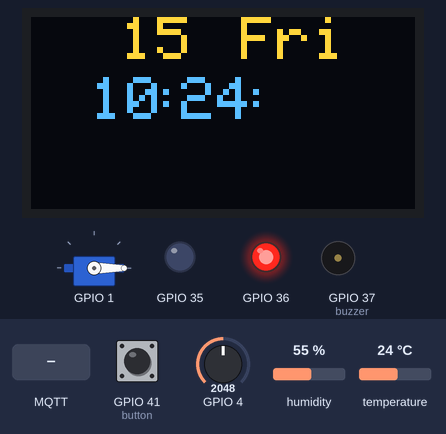
Recording of a program running on a simulated ESP32-S3. Parts: servo, 128×64 one-colour display, output pins drawn as LEDs (lit = HIGH), buzzer (waves = sounding, pin HIGH). The inputs (shaded band) are chosen by the test bench; at power-on: temperature 24 °C, humidity 55 %, GPIO 4 = 2048, GPIO 41 (button) HIGH. The OLED is the two-colour kind (top 16 rows yellow); WiFi joins after 1.5 s; servers stay silent unless stated; the display library's start-up logo is not drawn; the local clock reads 2024-03-15 10:24:30 at power-on unless the program sets it; no MQTT or app messages arrive unless stated; what the program prints to the serial monitor is not drawn.

Above: at 10.5 s.
10.6 s: temperature set to 25.5 °C
At 10.77 s:
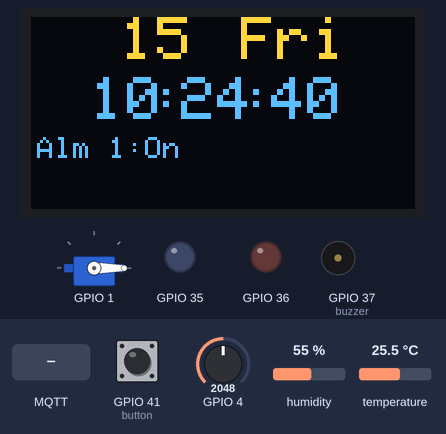
13.3 s: humidity set to 36 %
14.8 s: humidity set to 33 %
At 15.79 s:
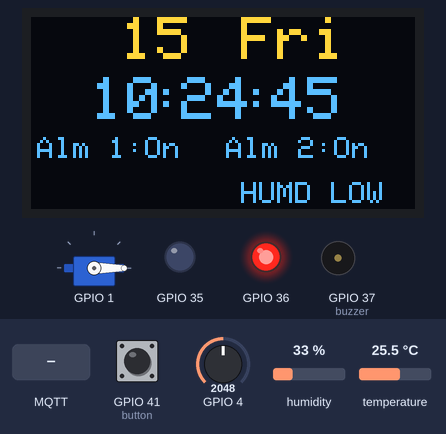
17.4 s: temperature set to 12 °C
At 18.67 s:
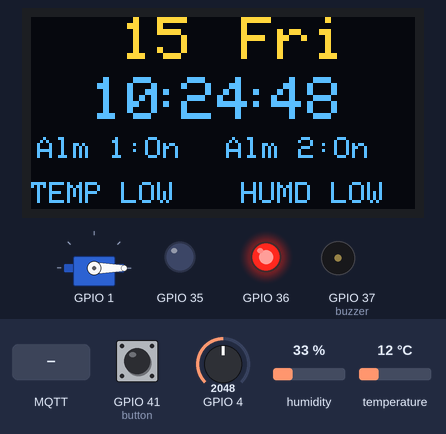
20.0 s: temperature set to 41 °C
At 21.68 s:
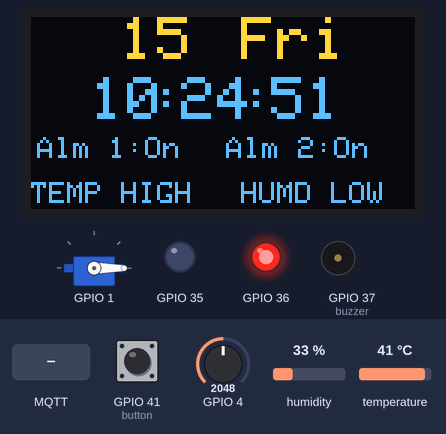
23.0 s: MQTT message "0" arrives on the first subscribed topic
At 24.66 s:
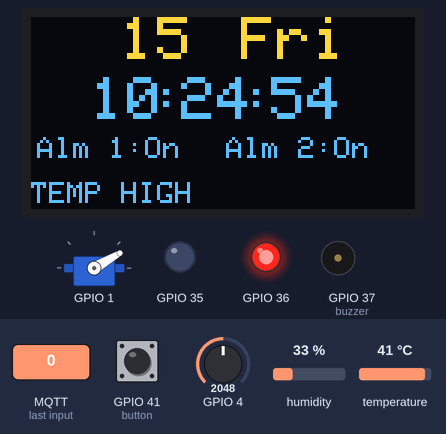
Timing chart, 0 to 26.2 s (numbered marks = the images above; inputs shaded):
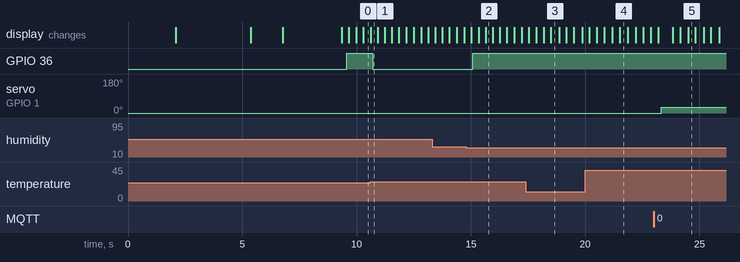

The program:

main.cpp
```cpp
#include <config.h>
#include <timeFunctions.h>
#include <menuControl.h>
#include <dashboardManager.h>

#include <WiFi.h>

void setup()
{
  setup_all();

  setup_display();

  print_line("Welcome to Medibox", 2, 0, 0);
  delay(3000);

  WiFi.begin("Wokwi-GUEST", "", 6);
  while (WiFi.status() != WL_CONNECTED)
  {
    delay(250);
    display.clearDisplay();
    print_line("Connecting to WiFi..", 2, 0, 0);
  }
  display.clearDisplay();
  print_line("Connected to WiFi", 2, 0, 0);
  delay(1000);


  // Set up MQTT connection after WiFi is connected
  Serial.println("Connecting to MQTT...");
  setupMQTT();
  Serial.println("MQTT Connected!");
  delay(1000);

  configTime(UTC_OFFSET, UTC_OFFSET_DST, NTP_SERVER);
  update_time();
  display.clearDisplay();
  delay(500);
}

void loop()
{
  update_time();
  print_time_now();
  check_alarm();
  if (alarm_enabled[0])
    print_line("Alm 1:On", 1, 40, 2);
  else
    print_line("Alm 1:Off", 1, 40, 2);

  if (alarm_enabled[1])
    print_line("Alm 2:On", 1, 40, 65);
  else
    print_line("Alm 2:Off", 1, 40, 65);

  if (digitalRead(BUTTON_BACK) == LOW)
  {
    delay(1000);

    Serial.println("Menu");
    go_to_menu();
  }


  // Process MQTT communications
  loopMQTT();


  check_temp();

  autoAdjustWindow();
}
```

Measured:
- the behaviour switches between 24.9 and 25 °C on temperature (found by bisection; images 0 and 1)
- the behaviour switches between 35 and 34 % on humidity (found by bisection; images 1 and 2)
- after the input at 10.6 s, GPIO 36: HIGH → LOW after 0.10 s
- after the input at 14.8 s, GPIO 36: LOW → HIGH after 0.27 s; the display: first differs from a run without the input after 0.84 s (image 2)
- after the input at 17.4 s, the display: first differs from a run without the input after 0.47 s (image 3 shows a later state)
- after the input at 20.0 s, the display: first differs from a run without the input after 1.2 s (image 4 shows a later state)
- after the input at 23.0 s, servo on GPIO 1: 0° → 30° after 0.33 s
